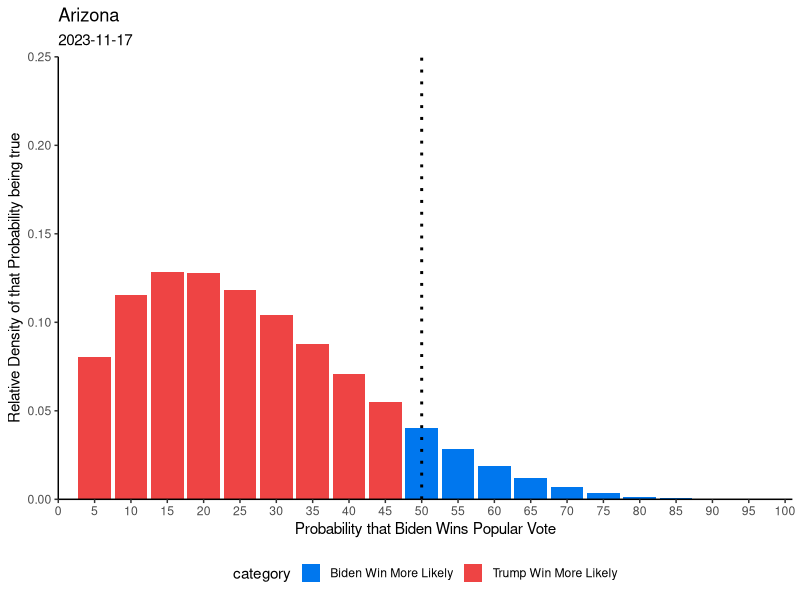
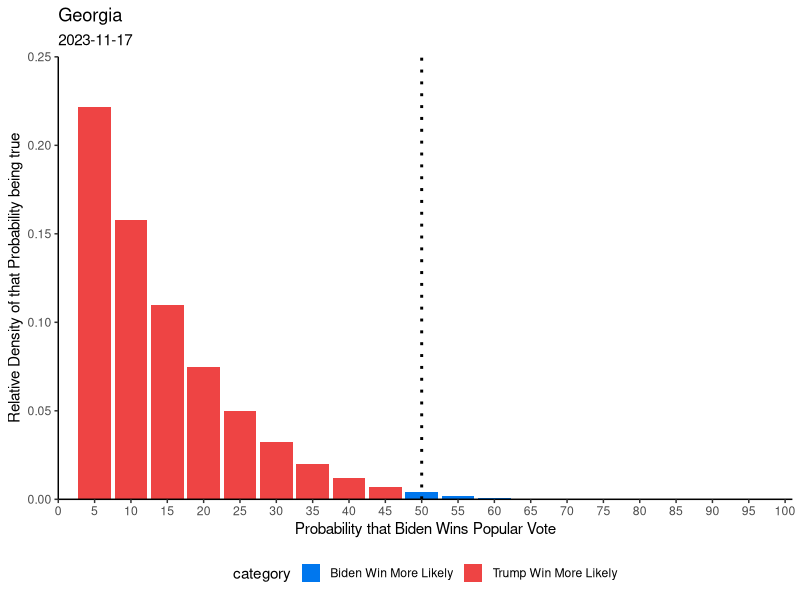
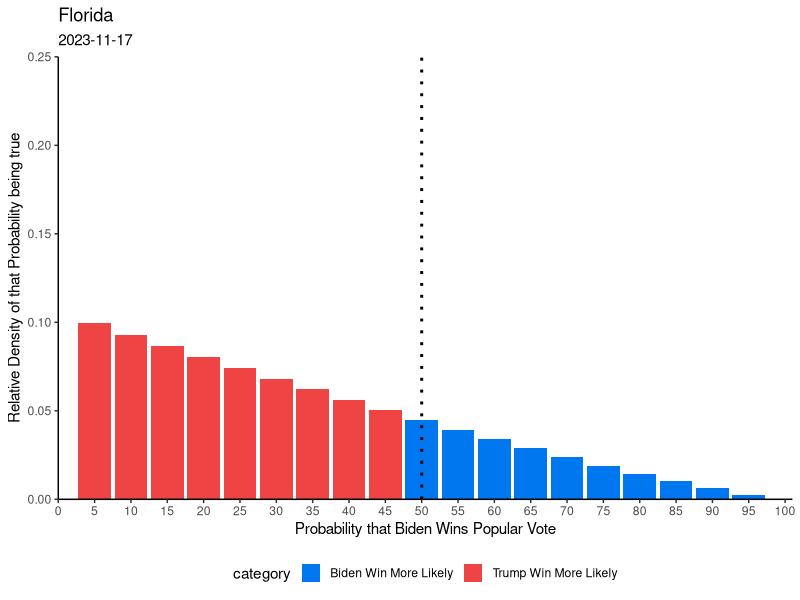
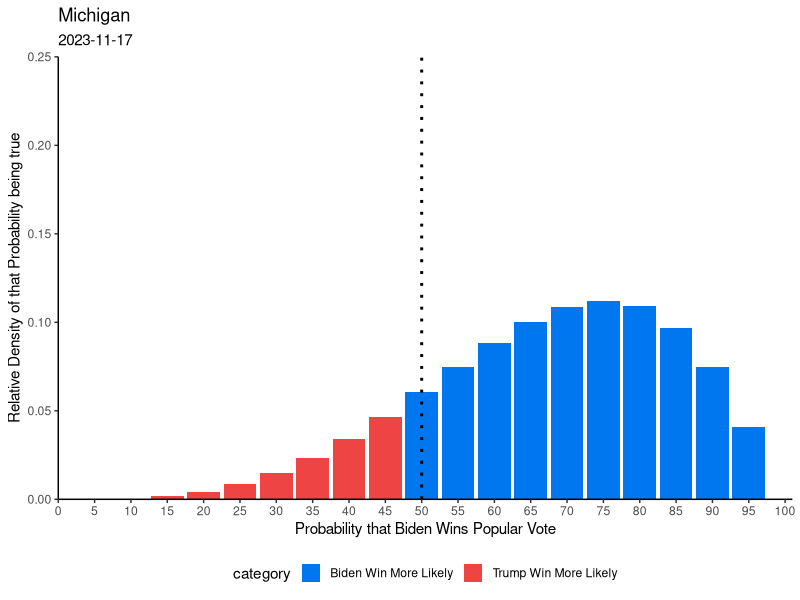
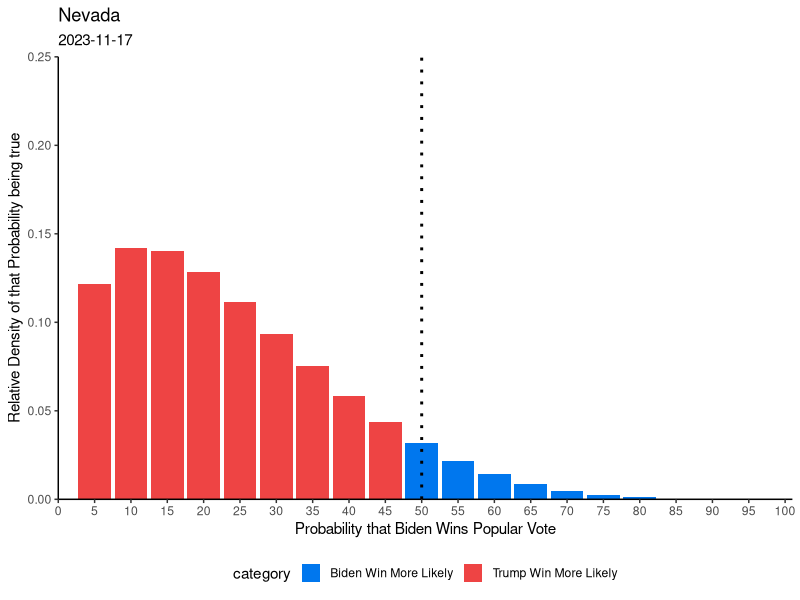
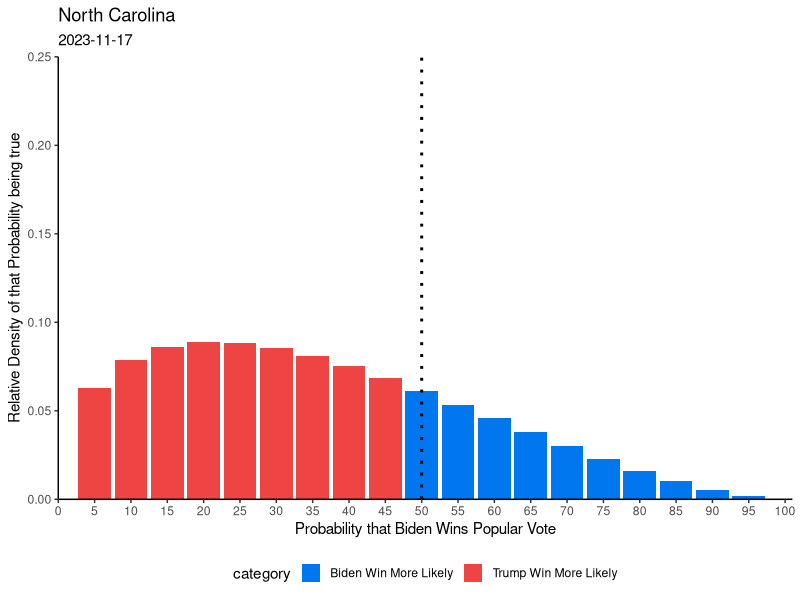
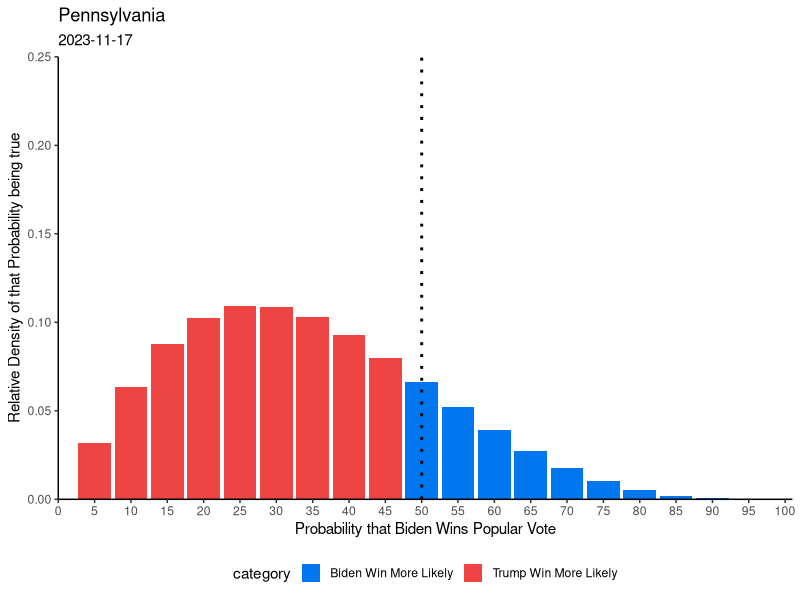
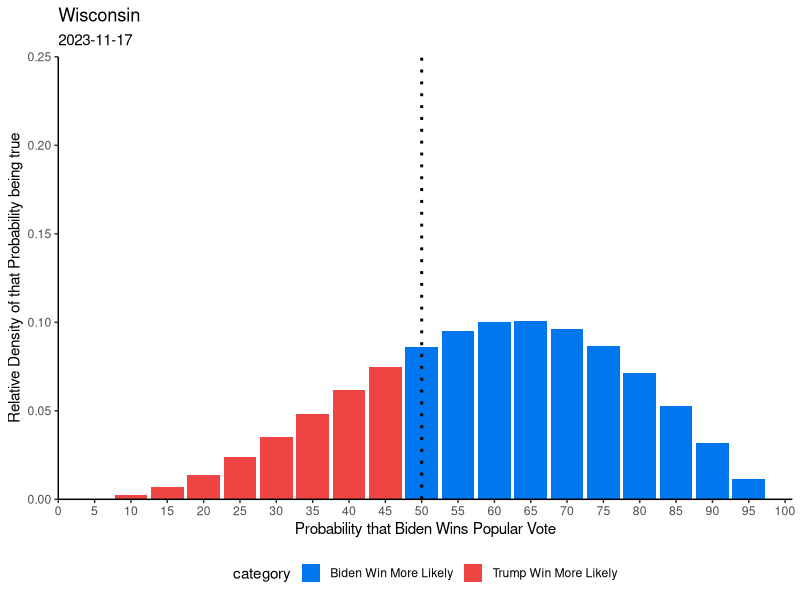

Write the R code that produced these figures, in order.
library(data.table)
library(ggplot2)


state_plots <- function(state, date, data, w, l){

  data$density <- data$p**w*(1-data$p)**l# * factorial(w+l+1)/(factorial(w)*factorial(l))
  data$density <- data$density / sum(data$density)
  data$category <- fifelse(data$p < 0.5, "Trump Win More Likely", "Biden Win More Likely")
  data$category <- as.character(data$category)

  # max value
  # data[order(-ways)][1,1]


  # plotting
  g <- ggplot(data, aes(x=as.integer(p*100), y=density))+
  geom_col(aes(fill=category), size=1.5)+
  scale_fill_manual(values=c(
    "Trump Win More Likely"="#ee4444",
    "Biden Win More Likely"="#0077ee"
  ))+
  #geom_vline(xintercept = as.numeric(data[order(-density)][1,1]), linetype="dotted", color="#666666", size=1)+
  geom_vline(xintercept = 50, color="#000000", size=1, linetype="dotted")+
  theme_bw()+
  xlab("Probability that Biden Wins Popular Vote")+
  ylab("Relative Density of that Probability being true")+
  theme(legend.position = "bottom")+
  scale_x_continuous(breaks=seq(0,100,5),expand = c(0,0), limits=c(0,101))+
  scale_y_continuous(expand=c(0,0), limits=c(0,0.25))+
  theme(axis.line = element_line(color='black'),
        plot.background = element_blank(),
        panel.grid.major = element_blank(),
        panel.grid.minor = element_blank(),
        panel.border = element_blank())+
  labs(title=state, subtitles=date)
  #ggsave(filename = paste(state, date,'png'), g)
  g
}

date <- "2023-11-17"
data <- data.table(p=c(0:20)/20)

state_plots(       "Arizona", date, data, 0.84, 4.08)
ggsave(paste("Arizona", date, ".png"))

state_plots(       "Georgia", date, data, 0.00, 6.32)
ggsave(paste("Georgia", date, ".png"))

state_plots(       "Florida", date, data, 0.00, 1.24)
ggsave(paste("Florida", date, ".png"))

state_plots(     "Michigan", date, data, 3.48, 1.14)
ggsave(paste("Michigan", date, ".png"))

state_plots(        "Nevada", date, data, 0.54, 4.03)
ggsave(paste("Nevada", date, ".png"))

state_plots("North Carolina", date, data, 0.46, 1.69)
ggsave(paste("North Carolina", date, ".png"))

state_plots(  "Pennsylvania", date, data, 1.27, 3.41)
ggsave(paste("Pennsylvania", date, ".png"))

state_plots(     "Wisconsin", date, data, 2.84, 1.66)
ggsave(paste("Wisconsin", date, ".png"))
